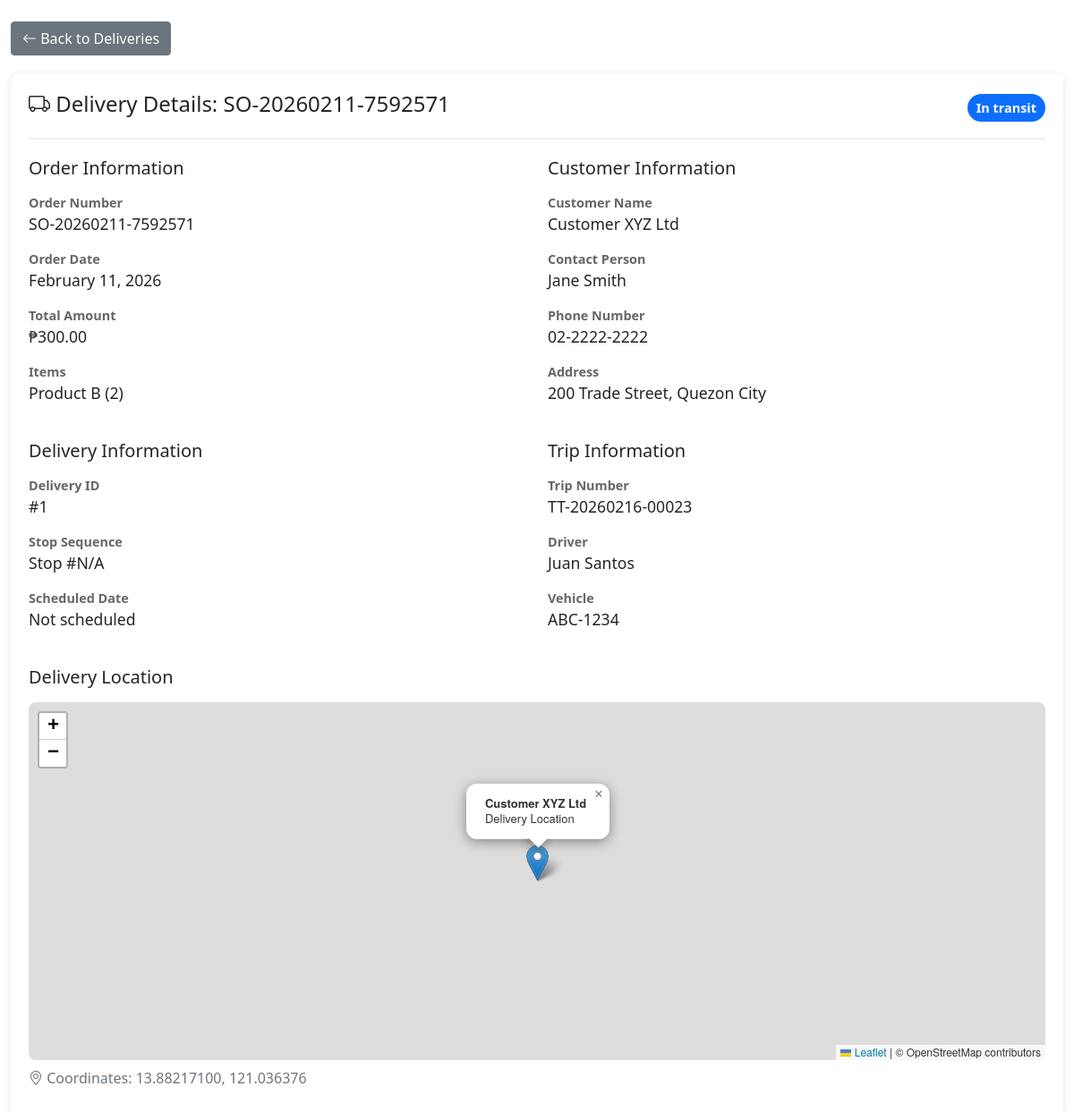
Screenshot of /Delivery/order_details.php?id=1 (signed in) with the database file from the repository.
### tables this page shows
CREATE TABLE `deliveries` (
  `delivery_id` int(11) NOT NULL,
  `trip_id` int(11) NOT NULL,
  `so_id` int(11) NOT NULL,
  `pick_list_id` int(11) DEFAULT NULL,
  `customer_id` int(11) NOT NULL,
  `stop_sequence` int(11) DEFAULT NULL,
  `delivery_date` datetime DEFAULT NULL,
  `delivery_status` enum('pending','in-transit','delivered','rejected','partial','rescheduled') DEFAULT 'pending',
  `signed_by` varchar(100) DEFAULT NULL,
  `remarks` text DEFAULT NULL,
  `created_at` timestamp NOT NULL DEFAULT current_timestamp(),
  `updated_at` timestamp NOT NULL DEFAULT current_timestamp() ON UPDATE current_timestamp(),
  `branch_id` int(11) DEFAULT NULL,
  `driver_id` int(11) DEFAULT NULL
);

CREATE TABLE `sales_orders` (
  `so_id` int(11) NOT NULL,
  `so_number` varchar(50) NOT NULL,
  `customer_id` int(11) NOT NULL,
  `branch_id` int(11) DEFAULT NULL,
  `order_date` datetime NOT NULL,
  `delivery_date` date DEFAULT NULL,
  `total_amount` decimal(12,2) NOT NULL,
  `order_status` enum('pending','confirmed','processing','ready','delivered','cancelled') DEFAULT 'pending',
  `created_by` int(11) NOT NULL,
  `created_at` timestamp NOT NULL DEFAULT current_timestamp(),
  `updated_at` timestamp NOT NULL DEFAULT current_timestamp() ON UPDATE current_timestamp()
);

CREATE TABLE `customers` (
  `customer_id` int(11) NOT NULL,
  `customer_name` varchar(100) NOT NULL,
  `customer_code` varchar(50) NOT NULL,
  `contact_person` varchar(100) DEFAULT NULL,
  `email` varchar(100) DEFAULT NULL,
  `phone_number` varchar(20) DEFAULT NULL,
  `address` varchar(255) DEFAULT NULL,
  `city` varchar(50) DEFAULT NULL,
  `longitude` decimal(10,6) DEFAULT NULL,
  `latitude` decimal(10,8) DEFAULT NULL,
  `credit_limit` decimal(12,2) DEFAULT 0.00,
  `credit_used` decimal(12,2) DEFAULT 0.00,
  `status` enum('active','inactive','suspended') DEFAULT 'active',
  `created_at` timestamp NOT NULL DEFAULT current_timestamp(),
  `updated_at` timestamp NOT NULL DEFAULT current_timestamp() ON UPDATE current_timestamp(),
  `branch_id` int(11) DEFAULT NULL,
  `full_address` text DEFAULT NULL,
  `delivery_instructions` text DEFAULT NULL
);

CREATE TABLE `trip_tickets` (
  `trip_id` int(11) NOT NULL,
  `trip_number` varchar(50) NOT NULL,
  `so_id` int(11) NOT NULL,
  `picklist_id` int(11) DEFAULT NULL,
  `driver_id` int(11) NOT NULL,
  `branch_id` int(11) NOT NULL,
  `trip_date` date NOT NULL,
  `trip_status` enum('planned','in-progress','completed','delayed','cancelled') DEFAULT 'planned',
  `start_time` datetime DEFAULT NULL,
  `end_time` datetime DEFAULT NULL,
  `total_stops` int(11) DEFAULT NULL,
  `total_delivered` int(11) DEFAULT 0,
  `total_failed` int(11) DEFAULT 0,
  `remarks` text DEFAULT NULL,
  `created_by` int(11) NOT NULL,
  `created_at` timestamp NOT NULL DEFAULT current_timestamp(),
  `updated_at` timestamp NOT NULL DEFAULT current_timestamp() ON UPDATE current_timestamp(),
  `photo_1` varchar(250) DEFAULT NULL
);

CREATE TABLE `drivers` (
  `driver_id` int(11) NOT NULL,
  `user_id` int(11) DEFAULT NULL,
  `driver_name` varchar(100) NOT NULL,
  `license_number` varchar(50) NOT NULL,
  `license_expiry` date DEFAULT NULL,
  `contact_number` varchar(20) DEFAULT NULL,
  `vehicle_type` varchar(50) DEFAULT NULL,
  `vehicle_plate_number` varchar(50) DEFAULT NULL,
  `status` enum('active','inactive','on-leave') DEFAULT 'active',
  `branch_id` int(11) DEFAULT NULL,
  `created_at` timestamp NOT NULL DEFAULT current_timestamp(),
  `updated_at` timestamp NOT NULL DEFAULT current_timestamp() ON UPDATE current_timestamp()
);

### Delivery/order_details.php (the view, shortened to what this page needs)
<?php
require_once "../config/database.php";
$delivery_id = isset($_GET["id"]) ? intval($_GET["id"]) : 0;
$query = "
    SELECT
        d.*,
        so.so_number,
        so.total_amount,
        so.order_date,
        c.customer_name,
        c.contact_person,
        c.phone_number,
        c.address,
        c.city,
        c.longitude,
        c.latitude,
        t.trip_number,
        t.trip_status as trip_status,
        dr.driver_name,
        dr.vehicle_plate_number,
        GROUP_CONCAT(CONCAT(i.item_name, \" (\", soi.quantity_ordered, \")\") SEPARATOR \", \") as items
    FROM deliveries d
    INNER JOIN sales_orders so ON d.so_id = so.so_id
    INNER JOIN customers c ON d.customer_id = c.customer_id
    LEFT JOIN trip_tickets t ON d.trip_id = t.trip_id
    LEFT JOIN drivers dr ON t.driver_id = dr.driver_id
    LEFT JOIN sales_order_items soi ON so.so_id = soi.so_id
    LEFT JOIN items i ON soi.item_id = i.item_id
    WHERE d.delivery_id = ?
    GROUP BY d.delivery_id
";
$stmt = $conn->prepare($query);
$stmt->bind_param("i", $delivery_id);
$stmt->execute();
$result = $stmt->get_result();
$delivery = $result->fetch_assoc();
?>
<!DOCTYPE html>
<html lang="en">
<head>
    <link href="https://cdn.jsdelivr.net/npm/bootstrap@5.1.3/dist/css/bootstrap.min.css" rel="stylesheet">
    <link rel="stylesheet" href="https://cdn.jsdelivr.net/npm/bootstrap-icons@1.8.1/font/bootstrap-icons.css">
    <link rel="stylesheet" href="https://unpkg.com/leaflet@1.9.4/dist/leaflet.css" />
</head>
<body>
    <div class="container-fluid py-4">
        <div class="btn-back">
            <a href="fordelivery.php" class="btn btn-secondary">
                <i class="bi bi-arrow-left"></i> Back to Deliveries
            </a>
        </div>
        <div class="details-card">
            <div class="details-header d-flex justify-content-between align-items-center">
                <h4>
                    <i class="bi bi-truck"></i>
                    Delivery Details: <?php echo $delivery["so_number"]; ?>
                </h4>
                <span class="status-badge bg-<?php
                    echo $delivery["delivery_status"] == "delivered" ? "success" :
                        ($delivery["delivery_status"] == "pending" ? "warning" :
                        ($delivery["delivery_status"] == "in-transit" ? "primary" : "secondary"));
                ?> text-white">
                    <?php echo ucfirst(str_replace("-", " ", $delivery["delivery_status"])); ?>
                </span>
            </div>
            <div class="row">
                <div class="col-md-6">
                    <h5 class="mb-3">Order Information</h5>
                    <div class="info-label">Order Number</div>
                    <div class="info-value"><?php echo $delivery["so_number"]; ?></div>
                    <div class="info-label">Order Date</div>
                    <div class="info-value"><?php echo date("F j, Y", strtotime($delivery["order_date"])); ?></div>
                    <div class="info-label">Total Amount</div>
                    <div class="info-value">₱<?php echo number_format($delivery["total_amount"], 2); ?></div>
                    <div class="info-label">Items</div>
                    <div class="info-value"><?php echo $delivery["items"] ?? "No items listed"; ?></div>
                </div>
                <div class="col-md-6">
                    <h5 class="mb-3">Customer Information</h5>
                    <div class="info-label">Customer Name</div>
                    <div class="info-value"><?php echo $delivery["customer_name"]; ?></div>
                    <div class="info-label">Contact Person</div>
                    <div class="info-value"><?php echo $delivery["contact_person"] ?? "N/A"; ?></div>
                    <div class="info-label">Phone Number</div>
                    <div class="info-value"><?php echo $delivery["phone_number"] ?? "N/A"; ?></div>
                    <div class="info-label">Address</div>
                    <div class="info-value"><?php echo $delivery["address"] . ", " . $delivery["city"]; ?></div>
                </div>
            </div>
            <div class="row mt-4">
                <div class="col-md-6">
                    <h5 class="mb-3">Delivery Information</h5>
                    <div class="info-label">Delivery ID</div>
                    <div class="info-value">#<?php echo $delivery["delivery_id"]; ?></div>
                    <div class="info-label">Stop Sequence</div>
                    <div class="info-value">Stop #<?php echo $delivery["stop_sequence"] ?? "N/A"; ?></div>
                    <div class="info-label">Scheduled Date</div>
                    <div class="info-value"><?php echo $delivery["delivery_date"] ? date("F j, Y h:i A", strtotime($delivery["delivery_date"])) : "Not scheduled"; ?></div>
                </div>
                <div class="col-md-6">
                    <h5 class="mb-3">Trip Information</h5>
                    <div class="info-label">Trip Number</div>
                    <div class="info-value"><?php echo $delivery["trip_number"] ?? "Not assigned"; ?></div>
                    <div class="info-label">Driver</div>
                    <div class="info-value"><?php echo $delivery["driver_name"] ?? "Not assigned"; ?></div>
                    <div class="info-label">Vehicle</div>
                    <div class="info-value"><?php echo $delivery["vehicle_plate_number"] ?? "Not assigned"; ?></div>
                </div>
            </div>
            <?php if (!empty($delivery["latitude"]) && !empty($delivery["longitude"])): ?>
            <div class="row mt-4">
                <div class="col-12">
                    <h5 class="mb-3">Delivery Location</h5>
                    <div id="deliveryLocationMap" class="location-map"></div>
                    <p class="mt-2 text-muted">
                        <i class="bi bi-geo-alt"></i>
                        Coordinates: <?php echo $delivery["latitude"]; ?>, <?php echo $delivery["longitude"]; ?>
                    </p>
                </div>
            </div>
            <?php endif; ?>
        </div>
    </div>
</body>
</html>

### Delivery/order_details.php (style rules this page uses)
.details-card { background: #fff; border-radius: 10px; box-shadow: 0 2px 10px rgba(0,0,0,0.1); padding: 20px; margin-bottom: 20px; }
.details-header { border-bottom: 2px solid #f0f0f0; padding-bottom: 15px; margin-bottom: 20px; }
.info-label { font-weight: 600; color: #666; font-size: 0.9rem; }
.info-value { font-size: 1.1rem; margin-bottom: 15px; }
.status-badge { padding: 5px 10px; border-radius: 20px; font-size: 0.9rem; font-weight: 600; }
.location-map { height: 400px; width: 100%; border-radius: 8px; margin-top: 15px; }
.btn-back { margin-bottom: 20px; }

### rows the page displays
deliveries: so.so_number "SO-20260211-7592571", delivery_status "In transit", so.order_date "February 11, 2026", so.total_amount "300.00", customer.customer_name "Customer XYZ Ltd", customer.contact_person "Jane Smith", customer.phone_number "02-2222-2222", customer.address "200 Trade Street", customer.city "Quezon City", delivery_id "1", stop_sequence "N/A", trip.trip_number "TT-20260216-00023", drivers.driver_name "Juan Santos", drivers.vehicle_plate_number "ABC-1234", customer.latitude "13.88217100", customer.longitude "121.036376"

### other values shown
$delivery["items"] "Product B (2)"
